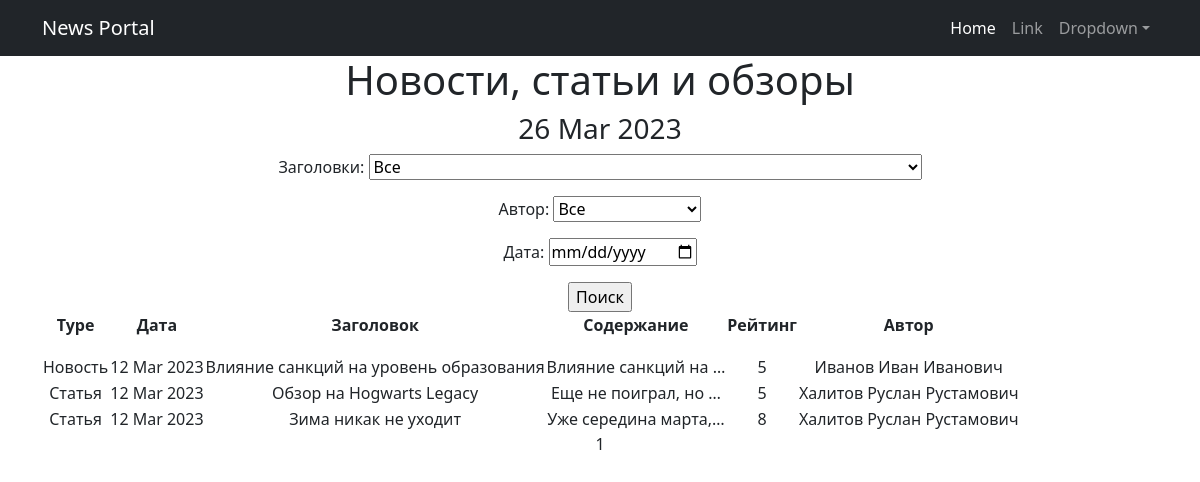
Page /posts/search/ on the earlier database version.
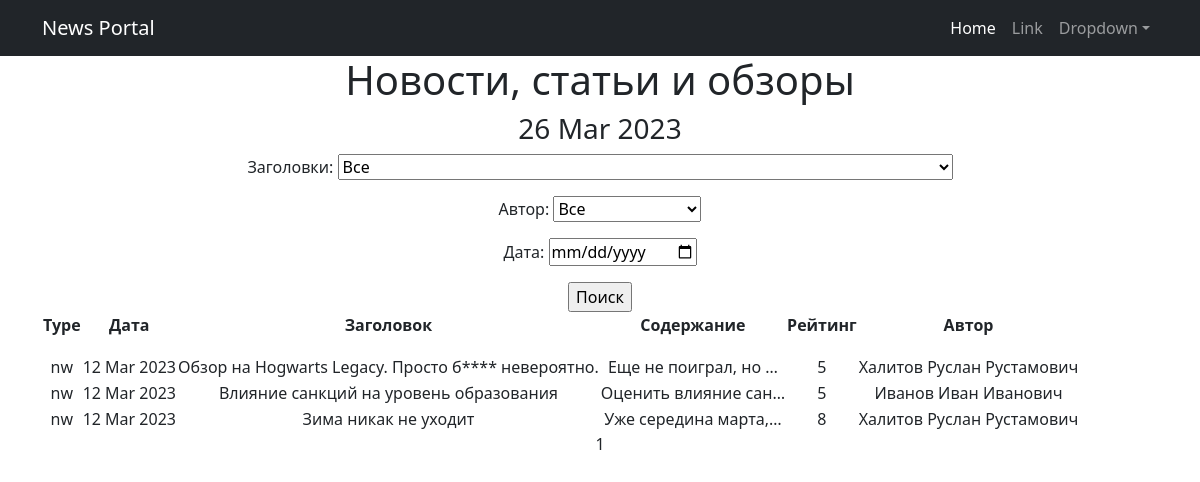
Same page on the later database version.
### accounts/models.py (models this page shows, shortened)
class Post(models.Model):
    var = models.CharField(max_length = 2, choices = VARS, default = news)
    datetime_of_post = models.DateTimeField(auto_now_add = True)
    topic = models.CharField(null = True, max_length=64)
    text_of_topic = models.TextField(null = True)
    rate_of_post = models.IntegerField(default = 0)
    author = models.ForeignKey(Author, on_delete = models.CASCADE)
    category = models.ManyToManyField(Category, through = 'PostCategory')
    def __str__(self):
        return f'{self.topic.title()}: {self.text_of_topic[:20]}'

class Author(models.Model):
    rate_of_author = models.IntegerField(default = 0)
    user = models.OneToOneField(User, on_delete = models.CASCADE)

### accounts/views.py (the view)
# urls.py: path('search/', PostSearch.as_view(), name='post_search'),
class PostSearch(PostList):
    template_name = 'post_search.html'
    def get_context_data(self, *, object_list=None, **kwargs):
        context = super().get_context_data(**kwargs)
        context['filterset'] = self.filterset
        return context
    def get_queryset(self):
        queryset = super().get_queryset()
        self.filterset = PostFilter(self.request.GET, queryset)
        return self.filterset.qs

### accounts/templatetags/custom_filters.py (called while the page is built)
@register.filter(name = 'censor')
def censor(text):
    for word in BAD_WORD:
        if word in text:
            text = text.replace(word[1:len(word)], f'{len(word) * "*"}')
            return text
        else:
            return text

### accounts/views.py (called while the page is built)
    def get_queryset(self):
        queryset = super().get_queryset()
        self.filterset = PostFilter(self.request.GET, queryset)
        return self.filterset.qs

    def get_context_data(self, **kwargs):
        context = super().get_context_data(**kwargs)
        context['time_now'] = datetime.utcnow()
        context['next_t'] = None
        return context

### templates/post_search.html (shortened to what this page needs)
{% extends 'flatpages/default.html' %}
{% load custom_filters %}
{% load custom_tags %}
{% block content %}
<h1>Новости, статьи и обзоры</h1>
<h3>{{ time_now|date:'d M Y' }}</h3>
<form action="" method="get">
    {{ filterset.form.as_p }}
    <input type="submit" value="Поиск">
</form>
{% if posts %}
    <table>
        <tr>
                <td><p><strong>Type</strong></p></td>
                <td><p><strong>Дата</strong></p></td>
                <td><p><strong>Заголовок</strong></p></td>
                <td><p><strong>Содержание</strong></p></td>
                <td><p><strong>Рейтинг</strong></p></td>
                <td><p><strong>Автор</strong></p></td>
        </tr>
        {% for post in posts %}
        <tr>
            <td>{{ post.var }}</td>
            <td>{{ post.datetime_of_post|date:'d M Y' }}</td>
            <td>{{ post.topic |censor }}</td>
            <td>{{ post.text_of_topic|truncatechars:20 |censor}}</td>
            <td>{{ post.rate_of_post }}</td>
            <td>{{ post.author.user }}</td>
        </tr>
        {% endfor %}
    </table>
{% else %}
    <h1>Новостей нет!</h1>
{% endif %}
      {{ page_obj.number }}
{% endblock content %}

Differences in the rows shown:
changed Post "Еще не поиграл, но …": var "Статья" → "nw"; topic|censor "Обзор на Hogwarts Legacy" → "Обзор на Hogwarts Legacy. Просто б**** невероятно."; moves up the list
changed Post "Влияние санкций на уровень образования": var "Новость" → "nw"; text_of_topic|censor "Влияние санкций на …" → "Оценить влияние сан…"
changed Post "Зима никак не уходит": var "Статья" → "nw"
